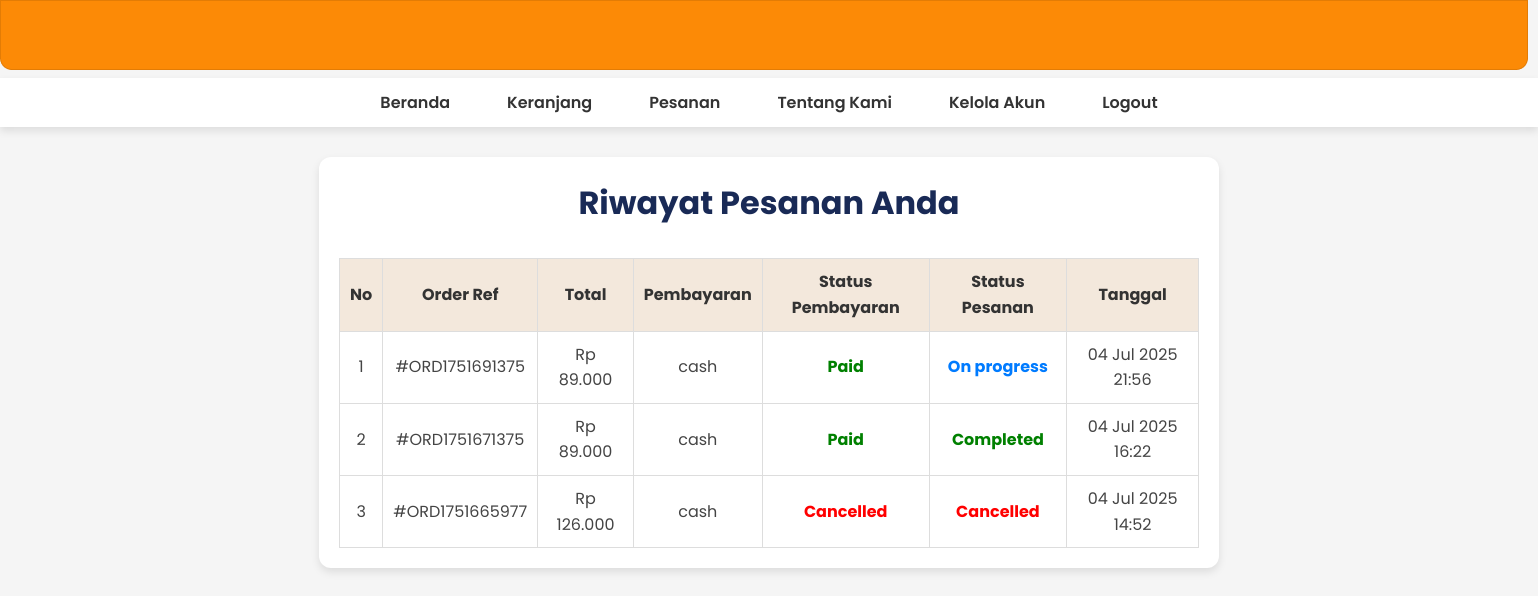
The page /history.php (signed in) on the database its author committed.
### tables this page shows
CREATE TABLE `pesanan` (
  `order_id` int NOT NULL,
  `user_id` int NOT NULL,
  `order_ref` varchar(20) NOT NULL,
  `total` decimal(10,2) NOT NULL,
  `created_at` timestamp NULL DEFAULT CURRENT_TIMESTAMP,
  `payment_type` enum('cash','qris') DEFAULT NULL,
  `paid_at` datetime DEFAULT NULL,
  `payment_status` enum('unpaid','paid','cancelled','refunded') DEFAULT 'unpaid',
  `order_status` enum('pending','on_progress','completed','cancelled') DEFAULT 'pending',
  `updated_at` timestamp NULL DEFAULT NULL ON UPDATE CURRENT_TIMESTAMP
);

### history.php (the view, shortened to what this page needs)
<?php
require_once 'db_connect.php';
$user_id = $_SESSION['id'];
$pesanan = [];
try {
    $sql = "SELECT order_id, order_ref, total, payment_type, paid_at, payment_status, order_status, created_at, updated_at
            FROM pesanan
            WHERE user_id = ?
            ORDER BY created_at DESC";
    $stmt = $conn->prepare($sql);
    $stmt->bind_param("i", $user_id);
    $stmt->execute();
    $result = $stmt->get_result();
    while ($row = $result->fetch_assoc()) {
        $pesanan[] = $row;
    }
} catch (Exception $e) {
    die("Gagal mengambil data: " . $e->getMessage());
}
?>
<!DOCTYPE html>
<html lang="id">
<head>
    <link rel="stylesheet" href="assets/styles/history.css">
</head>
<body>
    <div class="top-wave-container">
        <img src="assets/images/border-atas.png">
    </div>
    <nav>
        <ul>
            <li><a href="home.php">Beranda</a></li>
            <li><a href="pesanan.php">Keranjang</a></li>
            <li><a href="history.php">Pesanan</a></li>
            <li><a href="about.php">Tentang Kami</a></li>
            <li><a href="kelola_akun.php">Kelola Akun</a></li>
            <li><a href="logout.php" class="logout">Logout</a></li>
        </ul>
    </nav>
    <div class="container">
        <h1>Riwayat Pesanan Anda</h1>
        <?php if (empty($pesanan)): ?>
            <p class="kosong">Belum ada pesanan.</p>
        <?php else: ?>
            <table class="tabel-pesanan">
                <thead>
                    <tr>
                        <th>No</th>
                        <th>Order Ref</th>
                        <th>Total</th>
                        <th>Pembayaran</th>
                        <th>Status Pembayaran</th>
                        <th>Status Pesanan</th>
                        <th>Tanggal</th>
                    </tr>
                </thead>
                <tbody>
                    <?php foreach ($pesanan as $index => $p): ?>
                        <tr>
                            <td><?= $index + 1 ?></td>
                            <td>#<?= htmlspecialchars($p['order_ref']) ?></td>
                            <td>Rp <?= number_format($p['total'], 0, ',', '.') ?></td>
                            <td><?= htmlspecialchars($p['payment_type'] ?? '-') ?></td>
                            <td class="status <?= $p['payment_status'] ?>">
                                <?= ucfirst($p['payment_status']) ?>
                            </td>
                            <td class="status <?= $p['order_status'] ?>">
                                <?= ucfirst(str_replace('_', ' ', $p['order_status'])) ?>
                            </td>
                            <td><?= date('d M Y H:i', strtotime($p['created_at'])) ?></td>
                        </tr>
                    <?php endforeach; ?>
                </tbody>
            </table>
        <?php endif; ?>
    </div>
</body>
</html>

### assets/styles/history.css (style rules this page uses)
:root { --primary-orange: #FF8C00; --secondary-navy: #192A56; --logout-blue: #0A0A23; --white: #FFFFFF; --light-grey: #F5F5F5; --dark-grey: #333333; --text-color: #444444; --shadow-light: 0 4px 8px rgba(0, 0, 0, 0.1); --border-radius-small: 8px; --border-radius-medium: 12px; }
*, *::before, *::after { box-sizing: border-box; margin: 0; padding: 0; }
body { font-family: 'Poppins', Arial, sans-serif; background-color: var(--light-grey); color: var(--text-color); line-height: 1.6; }
nav { background-color: var(--white); box-shadow: var(--shadow-light); }
nav ul { list-style: none; display: flex; justify-content: center; gap: 25px; padding: 12px 0; }
nav ul li a { text-decoration: none; color: var(--dark-grey); font-weight: 600; padding: 8px 16px; border-radius: var(--border-radius-small); transition: background-color 0.3s ease, color 0.3s ease; }
.container { max-width: 900px; margin: 30px auto; padding: 20px; background-color: var(--white); border-radius: var(--border-radius-medium); box-shadow: var(--shadow-light); }
.container h1 { text-align: center; color: var(--secondary-navy); margin-bottom: 30px; font-size: 2em; }
.tabel-pesanan { width: 100%; border-collapse: collapse; font-size: 16px; }
.tabel-pesanan th, .tabel-pesanan td { border: 1px solid #ddd; padding: 10px; text-align: center; }
.tabel-pesanan th { background-color: #f3e8dc; color: var(--dark-grey); }
.status { font-weight: bold; }
.status.paid { color: green; }
.status.cancelled { color: red; }
.status.on_progress { color: #007bff; }
.status.completed { color: green; }

### rows shown on the page
pesanan: order_ref "ORD1751691375", total "89.000", payment_type "cash", payment_status "Paid", order_status "On progress", created_at "04 Jul 2025 21:56"
pesanan: order_ref "ORD1751671375", total "89.000", payment_type "cash", payment_status "Paid", order_status "Completed", created_at "04 Jul 2025 16:22"
pesanan: order_ref "ORD1751665977", total "126.000", payment_type "cash", payment_status "Cancelled", order_status "Cancelled", created_at "04 Jul 2025 14:52"
